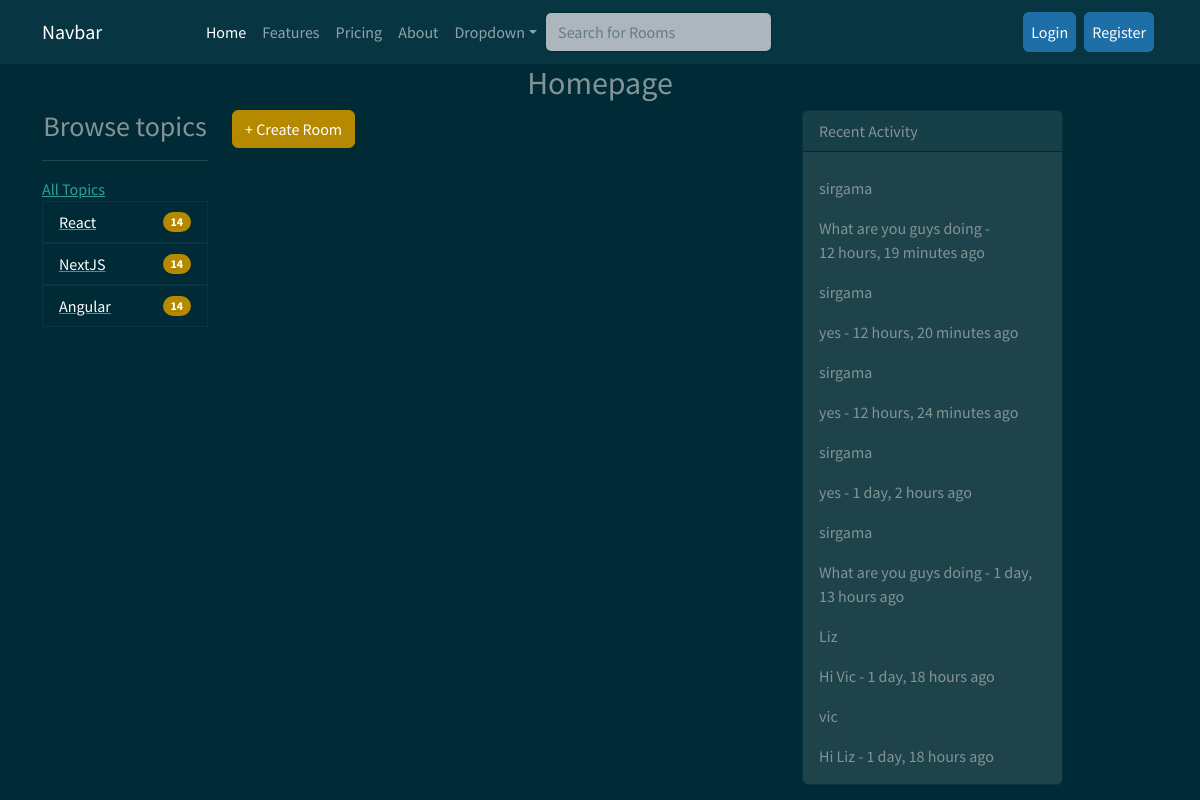
/?q=React, run on the app's committed database.
### mainapp/models.py (models this page shows, shortened)
class Topic(models.Model):
    name = models.CharField(max_length=200)

class Message(models.Model):
    user = models.ForeignKey(User, on_delete=models.CASCADE)
    room = models.ForeignKey(Room, on_delete=models.CASCADE)
    body = models.TextField()
    updated = models.DateTimeField(auto_now=True)
    created = models.DateTimeField(auto_now_add=True)
    class Meta:
        ordering = ['-updated', '-created']

### mainapp/views.py (the view)
# urls.py: 2. Add a URL to urlpatterns:  path('', views.home, name='home')
def home(request):
    q = request.GET.get('q') if request.GET.get('q')!= None else ''
    all_messages = Message.objects.all().order_by('-created')
    room = Room.objects.filter(Q(topic__name__icontains = q) | Q(name__icontains=q) | Q(description__icontains=q) | Q(host__username__icontains=q))
    topic = Topic.objects.all()
    context = {
        "rooms":room,
        "topics":topic,
        "texts":all_messages
    }
    return render(request, 'mainapp/home.html', context)

### mainapp/templates/mainapp/home.html (shortened to what this page needs)
{% extends 'mainapp/base.html' %}
{% load static %}
{% block content %}
{% include 'mainapp/navbar.html' %}
<h2 class="text-center">Homepage</h2>
<div class="container">
    <div class="row">
        <div class="col-md-2">
            <h3 class="text-center">Browse topics</h3>
            <hr>
            <a href="{% url 'home' %}">All Topics</a>
            <ul class="list-group">
                {% for topic in topics %}
                   <a href="{% url 'home' %}?q={{topic.name}}"> <li class="list-group-item d-flex justify-content-between align-items-center">
                    {{topic.name}}
                    <span class="badge bg-primary rounded-pill">14</span>
                    </li></a>
                {% endfor %}
            </ul>
        </div>
        <div class="col-md-6">
           <a href="{% url 'newroom' %}"><h6 class="btn btn-primary">+ Create Room</h6></a>
        </div>
        <div class="col-md-3">
            {% include 'mainapp/activityfeed.html' %}
        </div>
    </div>
</div>
{% endblock %}

### mainapp/templates/mainapp/activityfeed.html (shortened to what this page needs)
{% load static %}
<div class="card border-dark mb-3" style="max-width: 20rem;">
    <div class="card-header">Recent Activity</div>
    <div class="card-body">
      {% for mess in texts %}
      <p class="card-text">{{mess.user.username}}</p>
      <p class="card-text">{{mess.body}} - {{mess.created | timesince}} ago</p>
      {% endfor %}
    </div>
  </div>

### data on the page
Topic: name "React"
Topic: name "NextJS"
Topic: name "Angular"
Message: user.username "sirgama", body "What are you guys doing", created "12 hours, 19 minutes"
Message: user.username "sirgama", body "yes", created "12 hours, 20 minutes"
Message: user.username "sirgama", body "yes", created "12 hours, 24 minutes"
Message: user.username "sirgama", body "yes", created "1 day, 2 hours"
Message: user.username "sirgama", body "What are you guys doing", created "1 day, 13 hours"
Message: user.username "Liz", body "Hi Vic", created "1 day, 18 hours"
Message: user.username "vic", body "Hi Liz", created "1 day, 18 hours"
